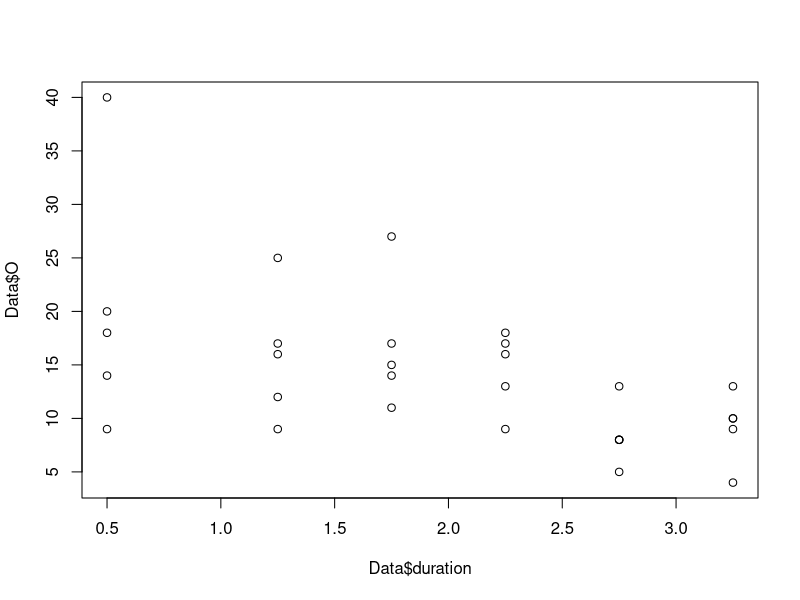
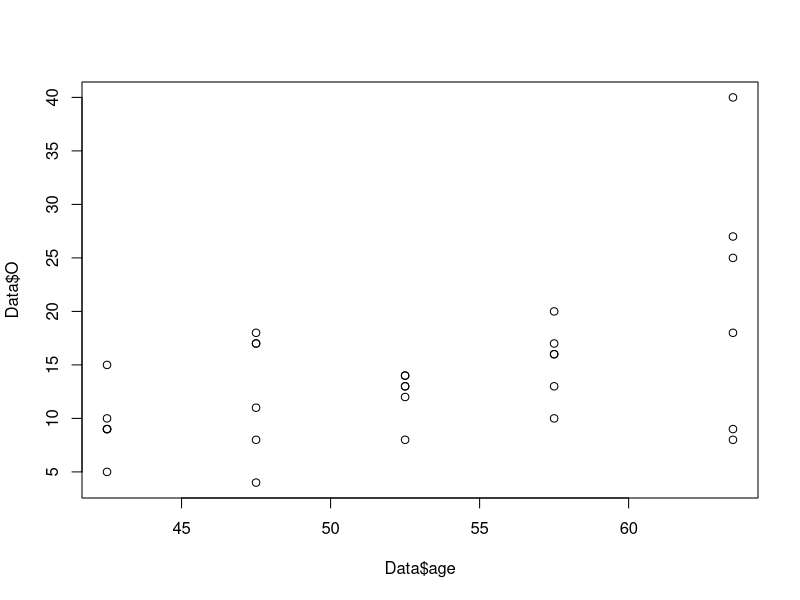
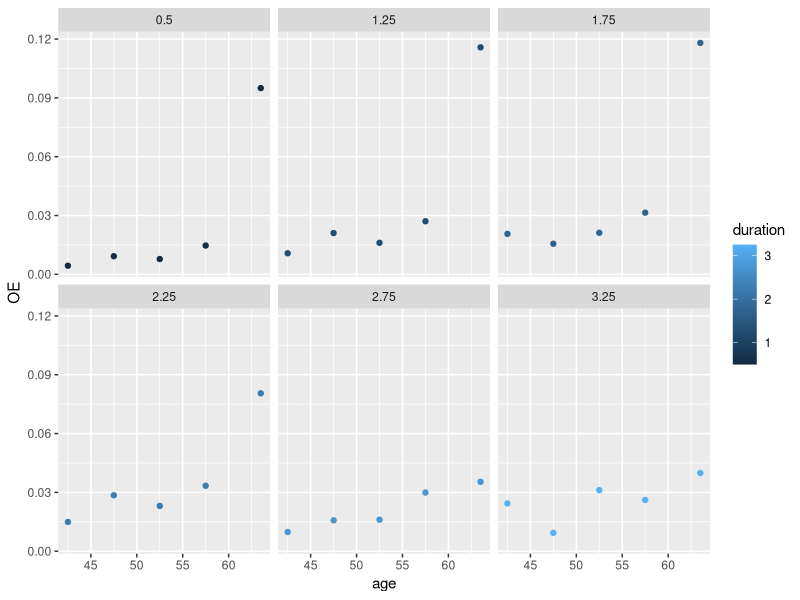
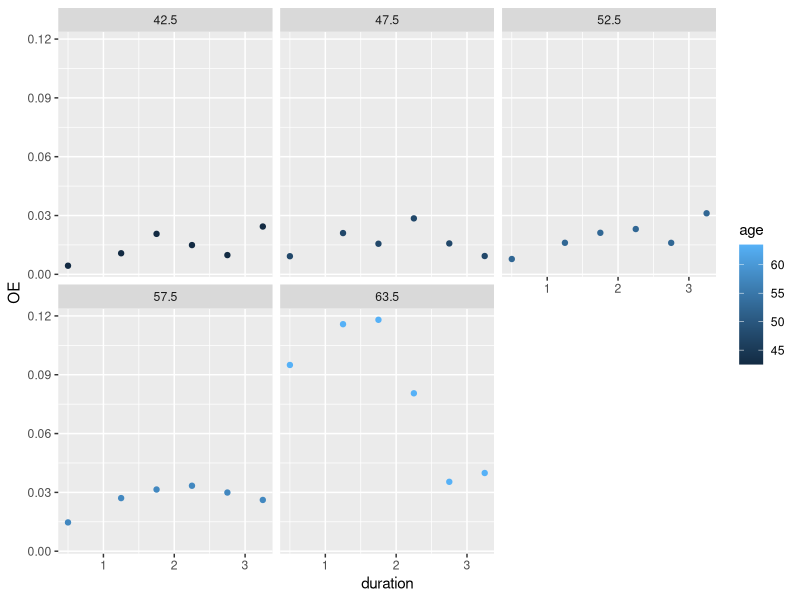
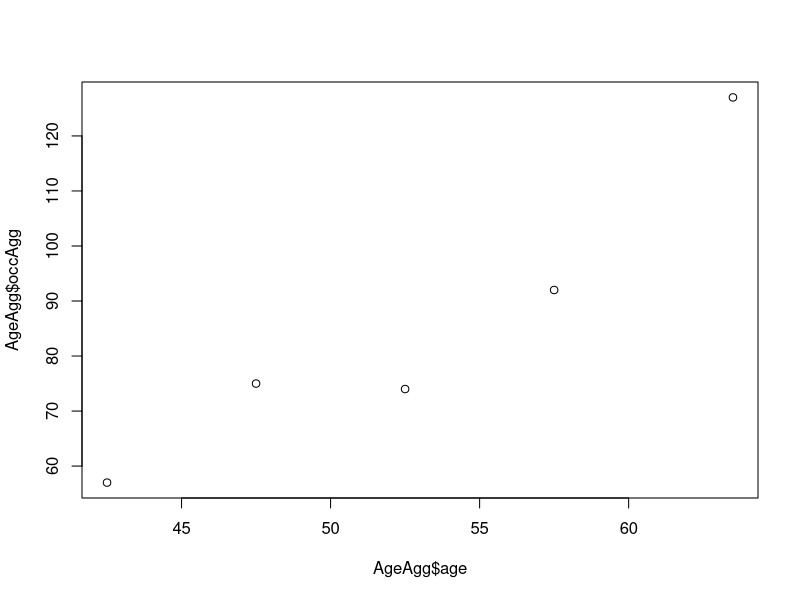
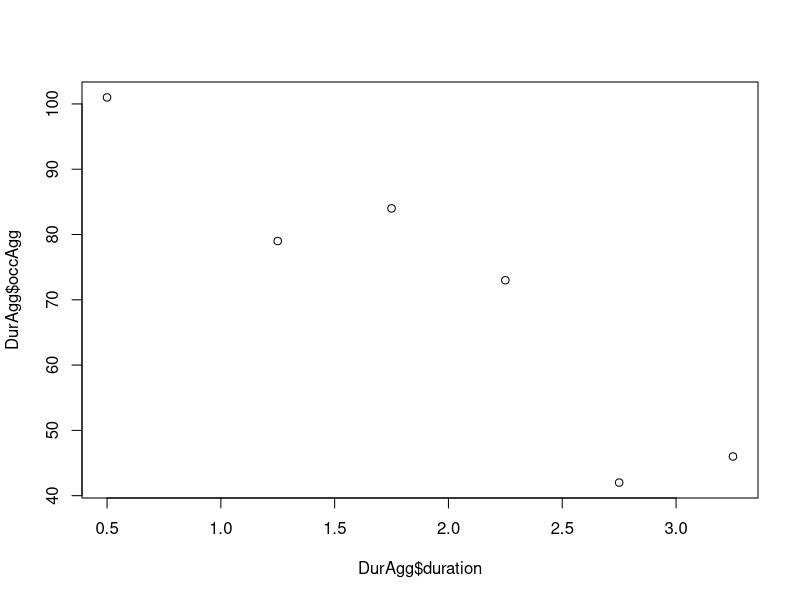
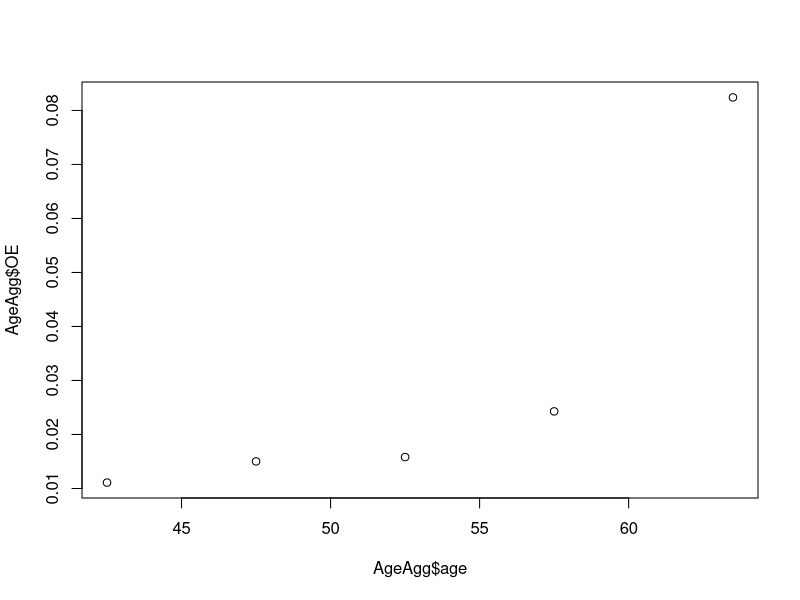
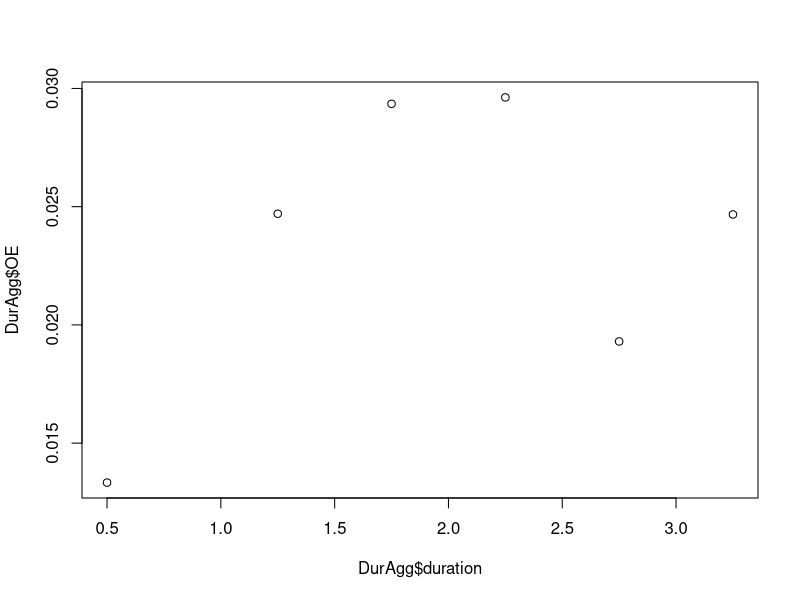

The R source for these figures, in order:
######################################################
####               PAKKER OG DATA                 ####
######################################################
library(tidyverse)
library(ggplot2)
library(dplyr)
library(stats)
library(splines)
library(hexbin)

# Indlæs data:
Data <- read_csv("Data/RF/RFFP.csv")

# Opret variabel OE-rater
Data$OE <- Data$O / Data$E

# Vis data og opsummering
View(Data)
summary(Data)

######################################################
####                  KOMMENTAR                   ####
######################################################

#Sletter første punkt 18-40 for nu og håndterer det efterfølgende


######################################################
####          CENTRERING AF COVARIATER            ####
######################################################

#Centrerer age
unique_ages <- unique(Data$age)
midpoints <- (unique_ages[-1] + unique_ages[-length(unique_ages)]) / 2
custom_last_point <- (67 - 60) / 2 + 60  # Brug 63.5 som værdi i højre endepunkt da det sidste datapunkt er 60 år
midpoints <- c(midpoints, custom_last_point)
Data$age <- midpoints[match(Data$age, unique_ages)]

#Fjerner første datapunkt for age
Data <- Data[Data$age != unique(Data$age)[1], ]

#Centrerer duration
midpointsduration <- c((unique(Data$duration)[-1] + unique(Data$duration)[-length(unique(Data$duration))]) / 2, unique(Data$duration)[length(unique(Data$duration))])
Data$duration <- midpointsduration[match(Data$duration, unique(Data$duration))]

#Fjerner sidste datapunkt for duration: 3.5
Data <- Data[Data$duration != unique(Data$duration)[length(unique(Data$duration))], ]

# Vis centreret data
View(Data)



######################################################
####            VISUALISERING AF DATA             ####
######################################################

# Plot O mod duration
plot(y = Data$O, x = Data$duration)

# Plot O mod age
plot(y = Data$O, x = Data$age)


# Scatter plot af OE-rater med alder og duration
ggplot(Data, aes(x = age, y = OE)) +
  geom_point(aes(color = duration)) +
  facet_wrap(~ duration)

# Scatter plot af OE-rater med duration og alder
ggplot(Data, aes(x = duration, y = OE)) +
  geom_point(aes(color = age)) +
  facet_wrap(~ age)



######################################################
####      AGGREGERING OG IKKE-LINEARE TRENDS      ####
######################################################

# Aggreger data efter age
AgeAgg <- Data %>%
  group_by(age) %>%
  summarise(expoAgg = sum(E), occAgg = sum(O)) %>%
  mutate(OE = occAgg / expoAgg)

# Aggreger data efter duration
DurAgg <- Data %>%
  group_by(duration) %>%
  summarise(expoAgg = sum(E), occAgg = sum(O)) %>%
  mutate(OE = occAgg / expoAgg)

# Plots af aggregerede data
plot(AgeAgg$age, AgeAgg$occAgg)
plot(DurAgg$duration, DurAgg$occAgg)

plot(AgeAgg$age, AgeAgg$OE)
plot(DurAgg$duration, DurAgg$OE)

plot(AgeAgg$age, AgeAgg$expoAgg)
plot(DurAgg$duration, DurAgg$expoAgg)



######################################################
####                  Residualplots               ####
######################################################


#Centrer middelværdien: 
residplotage<-function(model){qplot(Data$age, .stdresid,data = model)+
    geom_smooth(method = "loess", size = 1, formula = y ~ x) +
    xlab("age") +
    ylab("fitted values")}

residplotduration<-function(model){qplot(Data$duration, .stdresid,data = model)+
    geom_smooth(method = "loess", size = 1, formula = y ~ x) +
    xlab("duration") +
    ylab("fitted values")}



######################################################
####                  GLM MODELLER                ####
######################################################

# Lineær model med age og duration
glm_linear_1 <- glm(O ~ age + duration, offset = log(E), family = poisson, data = Data)

summary(glm_linear_1)
AIC(glm_linear_1)


######################################################
####                 POLYNOMIUM                   ####
######################################################

# Polynomial modeller for duration
glm_poly_1_dur <- glm(O ~ age + poly(duration, 1), offset = log(E), family = poisson, data = Data)
glm_poly_2_dur <- glm(O ~ age + poly(duration, 2), offset = log(E), family = poisson, data = Data)
glm_poly_3_dur <- glm(O ~ age + poly(duration, 3), offset = log(E), family = poisson, data = Data)
glm_poly_4_dur <- glm(O ~ age + poly(duration, 4), offset = log(E), family = poisson, data = Data)
glm_poly_5_dur <- glm(O ~ age + poly(duration, 5), offset = log(E), family = poisson, data = Data)

residplotduration(glm_poly_3_dur)
residplotduration(glm_poly_4_dur)
residplotduration(glm_poly_5_dur)

# Sammenlign AIC for polynomial modeller for duration
AIC(glm_poly_1_dur, glm_poly_2_dur,glm_poly_3_dur,glm_poly_4_dur,glm_poly_5_dur)

# Polynomial modeller for age
glm_poly_1_age <- glm(O ~ poly(age, 1) + duration, offset = log(E), family = poisson, data = Data)
glm_poly_2_age <- glm(O ~ poly(age, 2) + duration, offset = log(E), family = poisson, data = Data)
glm_poly_3_age <- glm(O ~ poly(age, 3) + duration, offset = log(E), family = poisson, data = Data)
glm_poly_4_age <- glm(O ~ poly(age, 4) + duration, offset = log(E), family = poisson, data = Data)

residplotage(glm_poly_2_age)
residplotage(glm_poly_3_age)
residplotage(glm_poly_4_age)

# Sammenlign AIC for polynomial modeller for age
AIC(glm_poly_1_age, glm_poly_2_age, glm_poly_4_age)


# Polynomial model med kombination af 2. grads poly på age og forskellige duration
glm_poly_2_6 <- glm(O ~ poly(age, 2) + poly(duration, 2), offset = log(E), family = poisson, data = Data)
glm_poly_2_4 <- glm(O ~ poly(age, 2) + poly(duration, 3), offset = log(E), family = poisson, data = Data)
glm_poly_2_3 <- glm(O ~ poly(age, 2) + poly(duration, 4), offset = log(E), family = poisson, data = Data)
glm_poly_2_2 <- glm(O ~ poly(age, 2) + poly(duration, 5), offset = log(E), family = poisson, data = Data)

# Polynomial model med kombination af 3. grads poly på age og forskellige duration
glm_poly_3_6 <- glm(O ~ poly(age, 3) + poly(duration, 2), offset = log(E), family = poisson, data = Data)
glm_poly_3_4 <- glm(O ~ poly(age, 3) + poly(duration, 3), offset = log(E), family = poisson, data = Data)
glm_poly_3_3 <- glm(O ~ poly(age, 3) + poly(duration, 4), offset = log(E), family = poisson, data = Data)
glm_poly_3_2 <- glm(O ~ poly(age, 3) + poly(duration, 5), offset = log(E), family = poisson, data = Data)


# Sammenlign AIC for modeller med age og duration polynomier
AIC(glm_poly_2_2, glm_poly_2_3, glm_poly_2_4, glm_poly_2_6)
AIC(glm_poly_3_2, glm_poly_3_3, glm_poly_3_4, glm_poly_3_6)

#Bedste AIC på 3x3 poly

residplotage(glm_poly_3_3)
residplotduration(glm_poly_3_3)


######################################################
####              TILFØJER INDIKATOR              ####
######################################################

glm_ind_dur <- glm(O ~ age + duration + I(duration <= 3), offset = log(E), family = poisson, data = Data)

glm_ind_dur_3_1 <- glm(O ~ poly(age, 3) + poly(duration, 1) + I(duration <= 3), offset = log(E), family = poisson, data = Data)

glm_ind_dur_3_2 <- glm(O ~ poly(age, 3) + poly(duration, 2) + I(duration <= 3), offset = log(E), family = poisson, data = Data)

glm_ind_dur_3_3 <- glm(O ~ poly(age, 3) + poly(duration, 3) + I(duration <= 3), offset = log(E), family = poisson, data = Data)

AIC(glm_ind_dur,glm_ind_dur_3_1,glm_ind_dur_3_2,glm_ind_dur_3_3,glm_poly_3_3)

summary(glm_ind_dur_3_2)

######################################################
####              SPLINES AGE + DUR               ####
######################################################

#Splines på covariabler seperat:
glm_splines_2_dur <- glm(O ~ ns(duration, df = 3) + age, offset = log(E), 
                         family = poisson, data = Data)

glm_splines_3_dur <- glm(O ~ ns(duration, df = 4) + age, offset = log(E), 
                         family = poisson, data = Data)

glm_splines_2_age <- glm(O ~ ns(age, df = 3) + duration, offset = log(E), 
                         family = poisson, data = Data)

glm_splines_3_age <- glm(O ~ ns(age, df = 4) + duration, offset = log(E), 
                         family = poisson, data = Data)

glm_splines_4_age <- glm(O ~ ns(age, df = 5) + duration, offset = log(E), 
                         family = poisson, data = Data)

glm_splines_5_age <- glm(O ~ ns(age, df = 6) + duration, offset = log(E), 
                         family = poisson, data = Data)


AIC(glm_splines_2_dur,glm_splines_3_dur,glm_splines_2_age,glm_splines_3_age,glm_splines_4_age,glm_splines_5_age)


#Splines på begge covariable:
#Holder age fast:
glm_splines_2_2 <- glm(O ~ ns(age, df = 3) + ns(duration, df = 3), offset = log(E), 
                         family = poisson, data = Data)

glm_splines_2_3 <- glm(O ~ ns(age, df = 3) + ns(duration, df = 4), offset = log(E), 
                         family = poisson, data = Data)

glm_splines_2_4 <- glm(O ~ ns(age, df = 3) + ns(duration, df = 5), offset = log(E), 
                       family = poisson, data = Data)

glm_splines_2_5 <- glm(O ~ ns(age, df = 3) + ns(duration, df = 6), offset = log(E), 
                       family = poisson, data = Data)

AIC(glm_splines_2_2,glm_splines_2_3,glm_splines_2_4,glm_splines_2_5)



glm_splines_3_2 <- glm(O ~ ns(age, df = 4) + ns(duration, df = 3), offset = log(E), 
                       family = poisson, data = Data)

glm_splines_3_3 <- glm(O ~ ns(age, df = 4) + ns(duration, df = 4), offset = log(E), 
                       family = poisson, data = Data)

glm_splines_3_4 <- glm(O ~ ns(age, df = 4) + ns(duration, df = 5), offset = log(E), 
                       family = poisson, data = Data)

glm_splines_3_5 <- glm(O ~ ns(age, df = 4) + ns(duration, df = 6), offset = log(E), 
                       family = poisson, data = Data)

AIC(glm_splines_3_2,glm_splines_3_3,glm_splines_3_4,glm_splines_3_5)

#AIC'en er bedre for age,df=3


#Holder duration fast:
glm_splines_2_2 <- glm(O ~ ns(age, df = 3) + ns(duration, df = 3), offset = log(E), 
                         family = poisson, data = Data)

glm_splines_3_2 <- glm(O ~ ns(age, df = 4) + ns(duration, df = 3), offset = log(E), 
                         family = poisson, data = Data)

glm_splines_4_2 <- glm(O ~ ns(age, df = 5) + ns(duration, df = 3), offset = log(E), 
                         family = poisson, data = Data)

AIC(glm_splines_2_2,glm_splines_3_2,glm_splines_4_2)

#Sammenligner mwed poly, med og uden indikator: 
AIC(glm_splines_2_2,glm_ind_dur_3_3,glm_poly_3_3)


######################################################
####         Prædictions- og residualplot         ####
######################################################
#Insæt den valgte model: 
model <- glm_ind_dur_3_2

# Beregn forudsagte O-værdier
Data$predicted_O <- predict(model, type = "response")

# Vis data med forudsagte værdier
View(Data)

# Aggreger forudsagte værdier efter age
AgeAgg <- Data %>%
  group_by(age) %>%
  summarise(expoAgg = sum(E), occAgg = sum(O), predictedAgg = sum(predicted_O)) %>%
  mutate(predicted_OE = predictedAgg / expoAgg, OE = occAgg / expoAgg)

# Plot OE-rater over alder
plot(AgeAgg$age, AgeAgg$OE, col = "blue", pch = 1, xlab = "Age", ylab = "OE Rate", 
     main = "OE-rates with additive model over Age")
lines(AgeAgg$age, AgeAgg$predicted_OE, col = "red", lwd = 2)


# Aggreger forudsagte værdier efter duration
DurAgg <- Data %>%
  group_by(duration) %>%
  summarise(expoAgg = sum(E), occAgg = sum(O), predictedAgg = sum(predicted_O)) %>%
  mutate(predicted_OE = predictedAgg / expoAgg, OE = occAgg / expoAgg)

# Plot OE-rater over duration
plot(DurAgg$duration, DurAgg$OE, col = "blue", pch = 1, xlab = "Duration", ylab = "OE Rate", 
     main = "OE-rates with additive model over Duration")
lines(DurAgg$duration, DurAgg$predicted_OE, col = "red", lwd = 2)
abline(v = 3, col = "steelblue", lty = 2)


# Residualplot for lineær model
residplotage(model)
residplotduration(model)


######################################################
####               ENDELIGE MODEL                 ####
######################################################

RFFP_final <- glm(O ~ poly(age, 3) + poly(duration, 2) + I(duration <= 3), offset = log(E), family = poisson, data = Data)

summary(RFFP_final)

AIC(RFFP_final)





